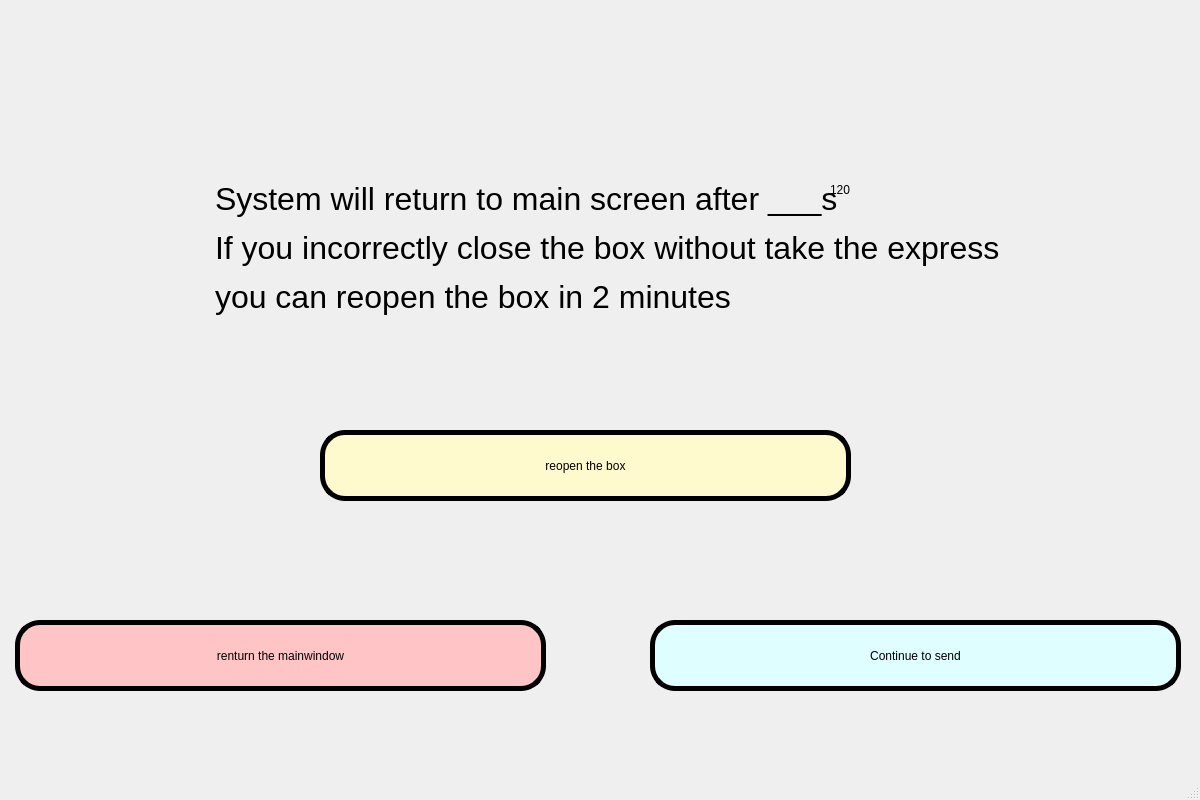
<?xml version="1.0" encoding="UTF-8"?>
<ui version="4.0">
 <class>sendfivewin</class>
 <widget class="QMainWindow" name="sendfivewin">
  <property name="geometry">
   <rect>
    <x>0</x>
    <y>0</y>
    <width>1200</width>
    <height>800</height>
   </rect>
  </property>
  <property name="windowTitle">
   <string>MainWindow</string>
  </property>
  <property name="styleSheet">
   <string notr="true">QWidget#centralwidget {
border-image: url(:/register/背景1.jpg)
}
</string>
  </property>
  <widget class="QWidget" name="centralwidget">
   <widget class="QPushButton" name="pushButton">
    <property name="geometry">
     <rect>
      <x>650</x>
      <y>620</y>
      <width>531</width>
      <height>71</height>
     </rect>
    </property>
    <property name="styleSheet">
     <string notr="true">QPushButton{
   border-radius: 25px;
   background-color:rgb(222, 254, 255);
   border:5px solid rgb(0, 0, 0);
   font: 25pt &quot;Baskerville Old Face&quot;;
}</string>
    </property>
    <property name="text">
     <string>Continue to send</string>
    </property>
   </widget>
   <widget class="QPushButton" name="pushButton_2">
    <property name="geometry">
     <rect>
      <x>320</x>
      <y>430</y>
      <width>531</width>
      <height>71</height>
     </rect>
    </property>
    <property name="styleSheet">
     <string notr="true">QPushButton{
   border-radius: 25px;
   background-color:rgb(255, 250, 205);
   border:5px solid rgb(0, 0, 0);
   font: 25pt &quot;Baskerville Old Face&quot;;
}</string>
    </property>
    <property name="text">
     <string>reopen the box</string>
    </property>
   </widget>
   <widget class="QLabel" name="time_le">
    <property name="geometry">
     <rect>
      <x>830</x>
      <y>160</y>
      <width>71</width>
      <height>61</height>
     </rect>
    </property>
    <property name="styleSheet">
     <string notr="true">font: 24pt &quot;Baskerville Old Face&quot;;</string>
    </property>
    <property name="text">
     <string>&lt;html&gt;&lt;head/&gt;&lt;body&gt;&lt;p&gt;&lt;span style=&quot; color:#000000;&quot;&gt;120&lt;/span&gt;&lt;/p&gt;&lt;/body&gt;&lt;/html&gt;</string>
    </property>
   </widget>
   <widget class="QPushButton" name="pushButton_3">
    <property name="geometry">
     <rect>
      <x>15</x>
      <y>620</y>
      <width>531</width>
      <height>71</height>
     </rect>
    </property>
    <property name="styleSheet">
     <string notr="true">QPushButton{
   border-radius: 25px;
   background-color:rgb(255, 196, 197);
   border:5px solid rgb(0, 0, 0);
   font: 25pt &quot;Baskerville Old Face&quot;;
}</string>
    </property>
    <property name="text">
     <string>renturn the mainwindow</string>
    </property>
   </widget>
   <widget class="QLabel" name="label_2">
    <property name="geometry">
     <rect>
      <x>215</x>
      <y>138</y>
      <width>911</width>
      <height>221</height>
     </rect>
    </property>
    <property name="styleSheet">
     <string notr="true">font: 20pt &quot;Baskerville Old Face&quot;;</string>
    </property>
    <property name="text">
     <string>&lt;html&gt;&lt;head/&gt;&lt;body&gt;&lt;p&gt;&lt;span style=&quot; font-size:24pt;&quot;&gt;System will return to main screen after ___s&lt;/span&gt;&lt;/p&gt;&lt;p&gt;&lt;span style=&quot; font-size:24pt;&quot;&gt;If you incorrectly close the box without take the express&lt;/span&gt;&lt;/p&gt;&lt;p&gt;&lt;span style=&quot; font-size:24pt;&quot;&gt;you can reopen the box in 2 minutes&lt;/span&gt;&lt;/p&gt;&lt;/body&gt;&lt;/html&gt;</string>
    </property>
   </widget>
  </widget>
  <widget class="QMenuBar" name="menubar">
   <property name="geometry">
    <rect>
     <x>0</x>
     <y>0</y>
     <width>1200</width>
     <height>26</height>
    </rect>
   </property>
  </widget>
  <widget class="QStatusBar" name="statusbar"/>
 </widget>
 <resources>
  <include location="images.qrc"/>
 </resources>
 <connections>
  <connection>
   <sender>pushButton</sender>
   <signal>clicked()</signal>
   <receiver>sendfivewin</receiver>
   <slot>turn_send_win1()</slot>
   <hints>
    <hint type="sourcelabel">
     <x>206</x>
     <y>196</y>
    </hint>
    <hint type="destinationlabel">
     <x>85</x>
     <y>140</y>
    </hint>
   </hints>
  </connection>
  <connection>
   <sender>pushButton_3</sender>
   <signal>clicked()</signal>
   <receiver>sendfivewin</receiver>
   <slot>return_mainwindow()</slot>
   <hints>
    <hint type="sourcelabel">
     <x>429</x>
     <y>203</y>
    </hint>
    <hint type="destinationlabel">
     <x>540</x>
     <y>145</y>
    </hint>
   </hints>
  </connection>
  <connection>
   <sender>pushButton_2</sender>
   <signal>clicked()</signal>
   <receiver>sendfivewin</receiver>
   <slot>reopen_box()</slot>
   <hints>
    <hint type="sourcelabel">
     <x>213</x>
     <y>312</y>
    </hint>
    <hint type="destinationlabel">
     <x>127</x>
     <y>335</y>
    </hint>
   </hints>
  </connection>
 </connections>
 <slots>
  <slot>turn_send_win1()</slot>
  <slot>return_mainwindow()</slot>
  <slot>reopen_box()</slot>
 </slots>
</ui>
